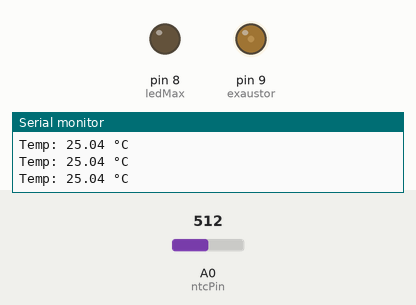
Bench run of a sketch on a simulated Arduino Uno, built with avr-gcc and run on an emulated ATmega328P. Shown: output pins drawn as LEDs (lit = HIGH), the last lines printed to the serial monitor. The test bench sets the inputs (shaded band); at power-on: A0 (ntcPin) = 512.

Above: at 1.3 s.
1.4 s: A0 (ntcPin) set to 716
At 2.4 s:
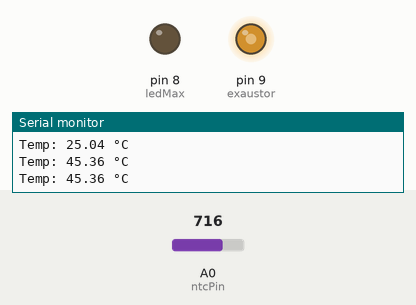
3.0 s: A0 (ntcPin) set to 900
At 3.7 s:
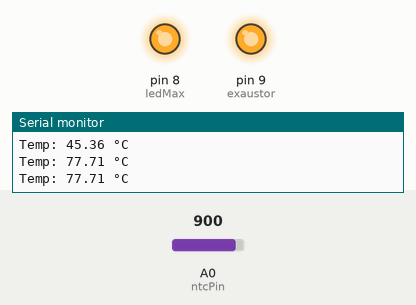
4.5 s: A0 (ntcPin) set to 1016
6.0 s: A0 (ntcPin) set to 1023
At 7.4 s:
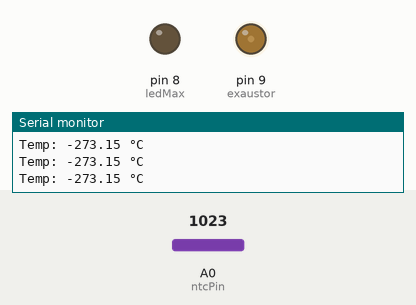
Timing chart, 0 to 8.5 s (numbered marks = the images above; inputs shaded):
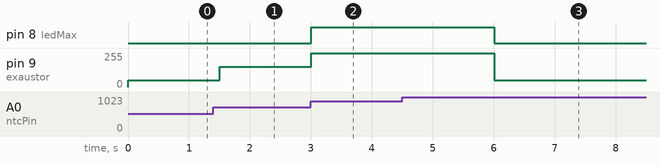

Measured:
- the behaviour switches between 1022 and 1023 on A0 (ntcPin) (found by bisection; images 2 and 3)
- after the input at 1.4 s, pin 9 (exaustor): 51/255 → 153/255 after 0.10 s
- after the input at 3.0 s, pin 8 (ledMax): LOW → HIGH at once; pin 9 (exaustor): 153/255 → 255/255 at once
- after the input at 6.0 s, pin 8 (ledMax): HIGH → LOW at once; pin 9 (exaustor): 255/255 → 51/255 at once

The sketch:

exercicio15.INO.ino
```cpp
const int ntcPin    = A0;
const int exaustor  = 9;
const int ledMax    = 8;

const float R_FIXO  = 10000.0;
const float R_NOM   = 10000.0;
const float TEMP_NOM = 25.0;
const float BETA    = 3950.0;

float lerTemperatura() {
  int leitura = analogRead(ntcPin);
  float resist = R_FIXO * (1023.0 / leitura - 1.0);
  float tempK  = 1.0 / ((1.0 / (TEMP_NOM + 273.15)) +
                 (1.0 / BETA) * log(resist / R_NOM));
  return tempK - 273.15;
}

void setup() {
  pinMode(exaustor, OUTPUT);
  pinMode(ledMax, OUTPUT);
  Serial.begin(9600);
}

void loop() {
  float temp = lerTemperatura();

  Serial.print("Temp: "); Serial.print(temp); Serial.println(" °C");

  if (temp < 30.0) {

    analogWrite(exaustor, 51);
    digitalWrite(ledMax, LOW);

  } else if (temp >= 30.0 && temp <= 60.0) {

    int pwm = map((int)temp, 30, 60, 51, 255);
    analogWrite(exaustor, pwm);
    digitalWrite(ledMax, LOW);

  } else {

    analogWrite(exaustor, 255);
    digitalWrite(ledMax, HIGH);
  }

  delay(500);
}
```
